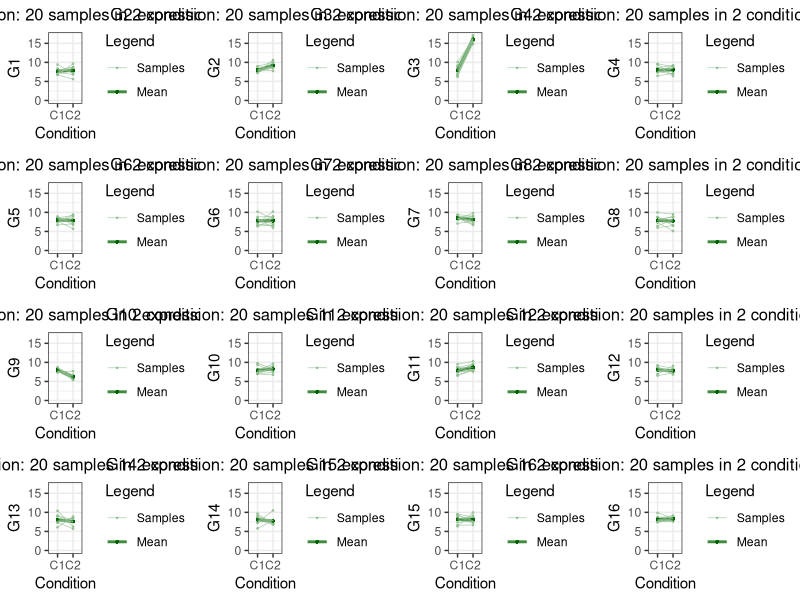

Here is the R script that generated this plot:
#!/usr/bin/env Rscript
# from the lintwo.R but cleaned up without the experimental code (hopefully)
# linetw2, lines between two conditions

# One of the learnigns from this, is that ggplot trying to work from the data as much as possible
# and postprocessing can be thorny, so it's best to dress up your data frame with values and strings
# that would also look good on a graph. Meaning that they will likely be a little vernbose.
library(ggplot2)
library(Cairo)
library(gridExtra)

plotdeg0 <- function(i, df, ng, ymax, ns)
{
    pertcols <- c(i, ng+1, ng+2, ng+3) # the pertinent columns
    gg <- ggplot(df[,pertcols], aes_string(x="Condition", y=colnames(df[,pertcols])[1], group="Pair"), colour="Condition") +
          # the Group=Pair will ensure the lines between each member of a pair are correct.
          geom_point(aes_string(colour="Legend", shape="Legend", size="Legend")) +
          geom_path(aes_string(colour="Legend", size="Legend"), alpha=0.75) +
          # quite different to have alternate sizes for point and line, so, forget.
          # scale_color_manual(values = c("darkseagreen", "limegreen"), labels=c("Samples", "Mean")) +
          scale_color_manual(values = c("darkseagreen", "darkgreen")) +
          # labs(colour = "Legend") +
          # labs or labels within an aes will cause two legends! 
          # scale_fill_manual(values = c("Samples", "Means"), name="") +
          scale_size_manual(values = c(0.25, 1)) +
          scale_shape_manual(values = c(1, 16)) +
          # 1 is empty circ, 16 is filled circ.
          ylim(0,ymax) +
          theme_bw() +
          ggtitle(paste0(colnames(df[,pertcols])[1], " expression: ", ns, " samples in 2 conditions")) +
          theme(plot.title=element_text(size=12, hjust=0.5))
      return(gg)
}

# We're going to simulate values coming from two conditions
df <- read.csv("genexp.csv")

ns <-dim(df)[1]-2
ng <-dim(df)[2]-3
ncols <- sqrt(ng)
ymax <- max(df[1:ns,1:ng])
hns <- ns/2 # half the samples

# set right types:
df$Condition <- factor(df$Condition)
df$Pair <- factor(df$Pair)
df$Legend <- factor(df$Legend, levels=c("Samples", "Mean"))

CairoPNG("ltw2d.png", 1000, 1000)
lp <- lapply(1:ng, FUN=plotdeg0, df=df, ng=ng, ymax=ymax, ns=ns)
# do.call("grid.arrange", c(lp, nrow=2, ncol=2))
do.call("grid.arrange", c(lp, ncol=ncols))
dev.off()
